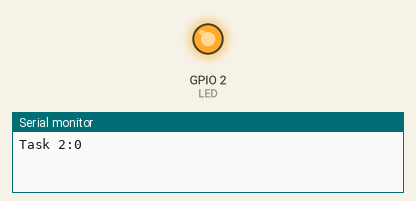
The program below on a simulated ESP32. Shown: output pins drawn as LEDs (lit = HIGH), the last lines printed to the serial monitor.

Above: at 0.15 s.
At 13.8 s:
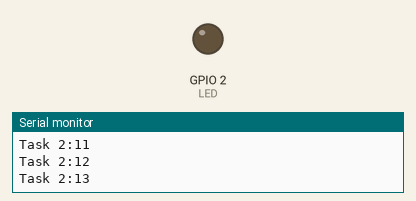
Timing chart, 0 to 26.3 s (numbered marks = the images above):
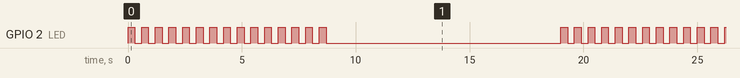

The program:

main.cpp
```cpp
#include <Arduino.h>
#include "freertos/FreeRTOS.h"
#include "freertos/task.h"

//*******Exemplo pausar e resumir tasks FreeRTOS********//

#define LED 2//led built_in do esp32

//Variavel de armazenamento do handle das tasks

TaskHandle_t task1handle = NULL;//inicializa o handle da task1 como NULL
TaskHandle_t task2handle = NULL;//inicializa o handle da task2 como NULL

//Protótipo das tasks

void vTask1 (void * pvParameters);
void vTask2 (void * pvParameters);


void setup()
{
  // put your setup code here, to run once:
  Serial.begin(9600);
  pinMode( LED , OUTPUT);

  //Inializamos as tarefas aqui para que o sistema inicie e a primeira coisa que ele faça é inicializar
  xTaskCreate(vTask1, "Task1", configMINIMAL_STACK_SIZE, NULL, 1, &task1handle);
  xTaskCreate(vTask2, "Task1", configMINIMAL_STACK_SIZE + 1024, NULL, 2, &task2handle);

}

void loop()
{
  vTaskDelay(1000);
}

void vTask1(void *pvParameters)//tarefa 1 faz um blink no led da placa
{
  for(;;)
  {
    digitalWrite(LED, !digitalRead(LED));//inverte o sinal do led
    vTaskDelay(pdMS_TO_TICKS(300));
  }
}

void vTask2(void *pvParameters)// imprime na serial um contador de segundos
{
  int contador = 0;
  for(;;)
  {
    Serial.println("Task 2:" + String(contador++));
    if(contador==10)
    {
      Serial.println("Suspendendo a task1!");
      digitalWrite(LED, LOW);
      vTaskSuspend(task1handle);
    }
    else if(contador==20)
    {
      Serial.println("Reiniciando a task 1!");
      vTaskResume(task1handle);
      contador=0;
    }
    vTaskDelay(pdMS_TO_TICKS(1000));
  }

}
```

Measured:
- by itself, GPIO 2 (LED): repeats every 20.2 s: HIGH 0.30 s, LOW 10.3 s, 16 × (HIGH 0.30 s, LOW 0.30 s)
- by itself, everything shown: repeats every 20.0 s, in 34 steps
